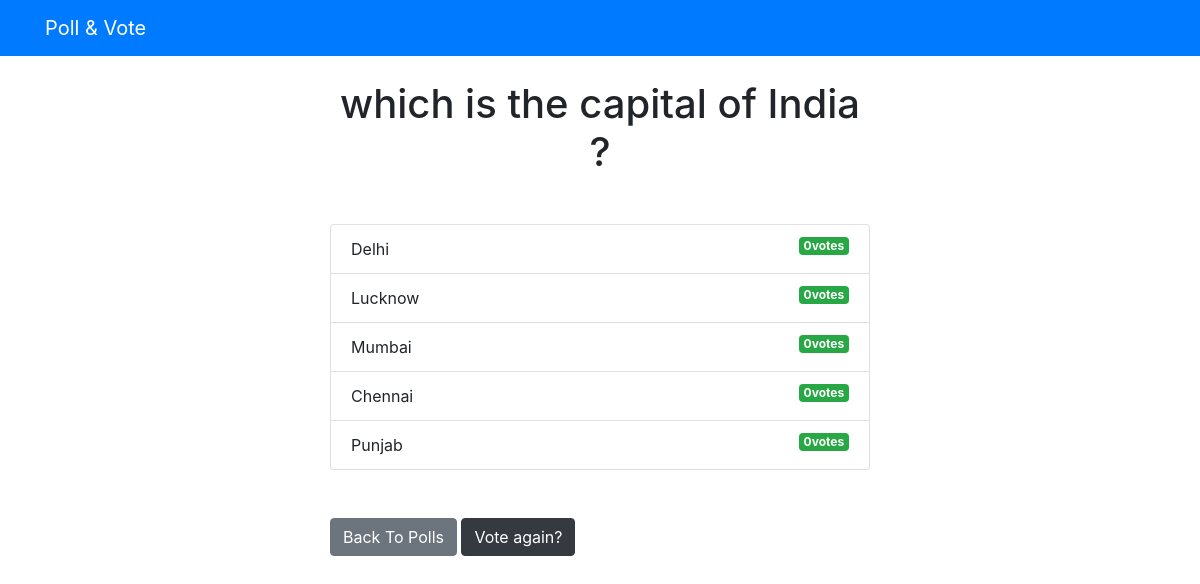
Page /vote_app/2/results/ on the committed database.
### vote_app/models.py (models this page shows, shortened)
class Question(models.Model):
    question_text = models.CharField(max_length=200)
    pub_date = models.DateTimeField('date published')

class Choice(models.Model):
    question = models.ForeignKey(Question, on_delete=models.CASCADE)
    choice_text = models.CharField(max_length=200)
    votes = models.IntegerField(default=0)

### vote_app/views.py (the view)
# urls.py: path('<int:question_id>/results/', views.results, name='results'),
def results(request, question_id):
    question = get_object_or_404(Question, pk=question_id)
    return render(request, 'vote_app/results.html', {'question': question})

### vote_app/templates/vote_app/results.html
{% extends 'base.html' %}
{% block content %}
<h1 class = "mb-5 text-center">{{question.question_text}}</h1>
<ul class = "list-group mb-5">
    {% for choice in question.choice_set.all %}
    <li class = "list-group-item">
    {{choice.choice_text}} <span class="badge badge-success float-right">{{choice.votes}}vote{{choice.votes|pluralize}}</span>
    </li>
    {% endfor %}
</ul>
<a class="btn btn-secondary" href="{% url 'vote_app:index' %}">Back To Polls</a>
<a class="btn btn-dark" href="{% url 'vote_app:detail' question.id %}">Vote again?</a>
{% endblock %}

### vote_app/templates/base.html (shortened to what this page needs)
<!DOCTYPE html>
<html lang="en">
<head>
    <link rel="stylesheet" href="https://stackpath.bootstrapcdn.com/bootstrap/4.4.1/css/bootstrap.min.css">
</head>
<body>
    {% include 'partials/_navbar.html' %}
    <div class="container">
        <div class="row">
            <div class="col-md-6 m-auto">
                {% block content %}{% endblock %}
            </div>
        </div>
    </div>
</body>
</html>

### vote_app/templates/partials/_navbar.html
<nav class = "navbar navbar-dark bg-primary mb-4" >
   <div class = "container" >
        <a class = "navbar-brand" href = "/">Poll & Vote</a>
    </div >
</nav >

### rows in the picture
Question: question_text "which is the capital of India ?"
Choice: choice_text "Delhi", votes "0"
Choice: choice_text "Lucknow", votes "0"
Choice: choice_text "Mumbai", votes "0"
Choice: choice_text "Chennai", votes "0"
Choice: choice_text "Punjab", votes "0"
